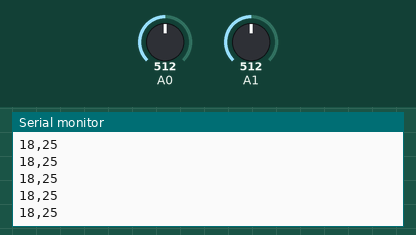
Simulated run of this sketch. Board: Arduino Uno, built with avr-gcc and run on an emulated ATmega328P. Parts: the last lines printed to the serial monitor. Inputs (shaded band) come from the test bench; at power-on: A0 = 512, A1 = 512.

Above: at 1.2 s.
1.3 s: A0 set to 716
At 1.9 s:
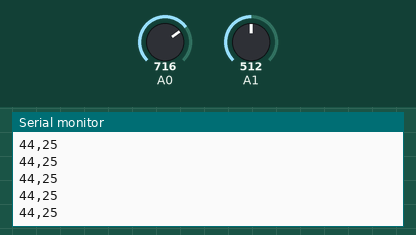
4.3 s: A1 set to 716
At 5.2 s:
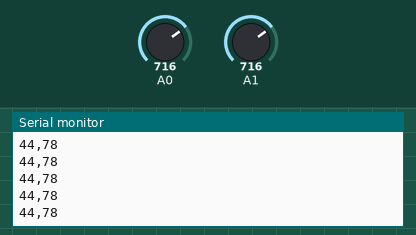
5.8 s: A0 set to 900
At 6.6 s:
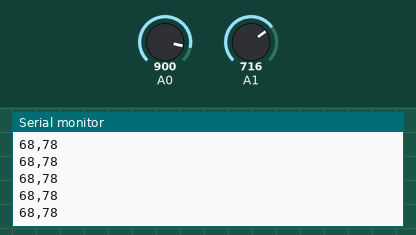
7.3 s: A1 set to 900
At 7.8 s:
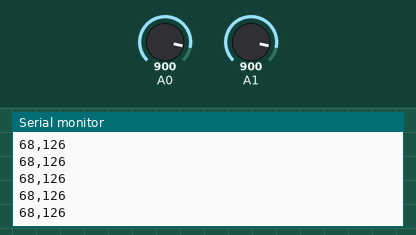
Timing chart, 0 to 9.8 s (numbered marks = the images above; inputs shaded):
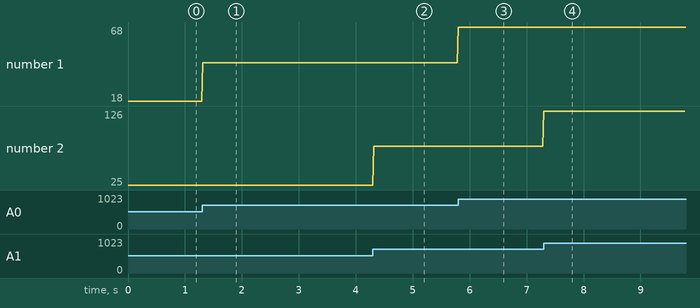

The sketch:

pot_readings.ino
```cpp
void setup() {
  Serial.begin(9600);          // Fast Baud rate to reduce lag
}

void loop() {

// Send the Data as a Serial String as follows:
// "pitchtilt, rolltilt \n"
// This String will be read by Python with lines separated by '\n'
int first = map(analogRead(A0), 130, 600, -30, 30);
int second = map(analogRead(A1),300, 530, -30, 30);

   Serial.print(first);
   Serial.print(",");
   Serial.print(second);
   Serial.println();
   delay(20);


}
```

Measured:
- after the input at 1.3 s, the serial monitor: prints a new line at once (image 1)
- after the input at 4.3 s, the serial monitor: prints a new line at once (image 2)
- after the input at 5.8 s, the serial monitor: prints a new line at once (image 3)
- after the input at 7.3 s, the serial monitor: prints a new line at once (image 4)
- plotted number 1: 18 → 44 after the input at 1.3 s, 44 → 68 after the input at 5.8 s
- plotted number 2: 25 → 78 after the input at 4.3 s, 78 → 126 after the input at 7.3 s
